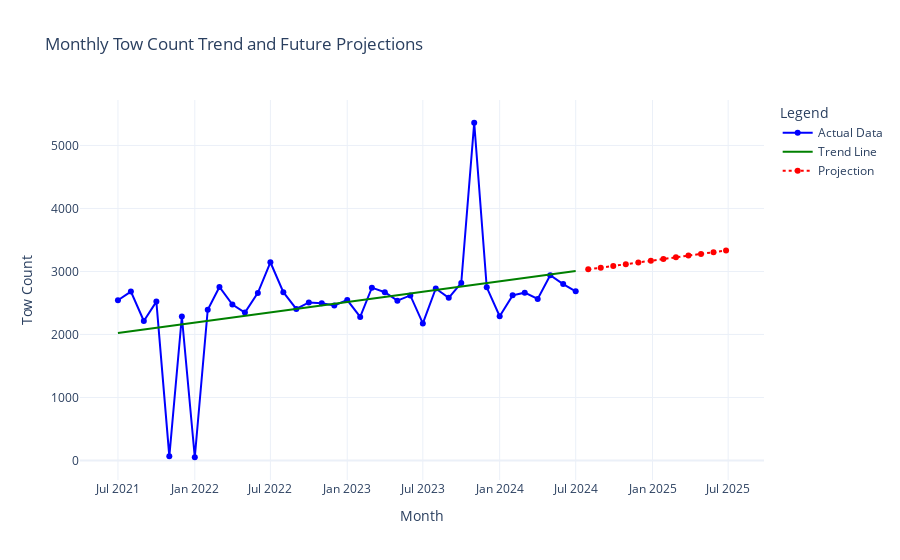

The notebook cell this image was saved under:
### Markdown cell above
The plot with table..

### Code cell
# Create a Plotly graph
graph_fig = go.Figure()

# Add Actual Data
graph_fig.add_trace(go.Scatter(
    x=monthly_tows['Month Start'],
    y=monthly_tows['Tow Count'],
    mode='markers+lines',
    name='Actual Data',
    marker=dict(color='#4c78a8'),
    line=dict(color='#4c78a8')
))

# Add Smoothed Trend Line
graph_fig.add_trace(go.Scatter(
    x=pd.date_range(start=monthly_tows['Month Start'].min(),
                    end=monthly_tows['Month Start'].max(),
                    periods=500),
    y=model.predict(X),
    mode='lines',
    name='Trend Line',
    line=dict(color='#54a24b', dash='solid')
))

# Add Projections
graph_fig.add_trace(go.Scatter(
    x=future_month_dates,
    y=future_predictions,
    mode='markers+lines',
    name='Projection',
    marker=dict(color='#e45756', symbol='circle'),
    line=dict(color='#e45756', dash='dot')
))

# Layout customization for graph
graph_fig.update_layout(
    title='Monthly Tow Count Trend and Future Projections',
    xaxis_title='Month',
    yaxis_title='Tow Count',
    legend_title='Legend',
    template='plotly_white',
    hovermode='x unified',
    font=dict(size=14)
)

# Save the graph alone as HTML
graph_only_path = 'tow_projections_graph.html'
pio.write_html(graph_fig, file=graph_only_path, auto_open=False)

# Create the table for future predictions
table_fig = go.Figure(data=[go.Table(
    header=dict(
        values=["<b>Month Start</b>", "<b>Predicted Tow Count</b>"],
        fill_color='grey',
        align='left',
        font=dict(size=14)
    ),
    cells=dict(
        values=[future_month_df['Month Start'].dt.strftime('%Y-%m-%d'), future_month_df['Predicted Tow Count'].round(2)],
        fill_color='lavender',
        align='left',
        font=dict(size=12)
    )
)])

fig.show()

# Save graph and table together as HTML
combined_html_path = 'tow_projections_with_table.html'
with open(combined_html_path, 'w') as f:
    f.write('<h1>Monthly Tow Count Trend and Future Projections</h1>')
    f.write(graph_fig.to_html(full_html=False, include_plotlyjs='cdn'))
    f.write('<h2>Future Predictions Table</h2>')
    f.write(table_fig.to_html(full_html=False, include_plotlyjs=False))

# Print save locations
print(f"Graph and Table HTML saved at: {combined_html_path}")

### Figure 1 — Plotly figure (JSON) as saved in the notebook; plotly's stock layout.template omitted (floating-point values rounded to 4 significant figures)
{"data": [{"line": {"color": "blue"}, "marker": {"color": "blue"}, "mode": "markers+lines", "name": "Actual Data", "type": "scatter", "x": ["2021-07-01T00:00:00", "2021-08-01T00:00:00", "2021-09-01T00:00:00", "2021-10-01T00:00:00", "2021-11-01T00:00:00", "2021-12-01T00:00:00", "2022-01-01T00:00:00", "2022-02-01T00:00:00", "2022-03-01T00:00:00", "2022-04-01T00:00:00", "2022-05-01T00:00:00", "2022-06-01T00:00:00", "2022-07-01T00:00:00", "2022-08-01T00:00:00", "2022-09-01T00:00:00", "2022-10-01T00:00:00", "2022-11-01T00:00:00", "2022-12-01T00:00:00", "2023-01-01T00:00:00", "2023-02-01T00:00:00", "2023-03-01T00:00:00", "2023-04-01T00:00:00", "2023-05-01T00:00:00", "2023-06-01T00:00:00", "2023-07-01T00:00:00", "2023-08-01T00:00:00", "2023-09-01T00:00:00", "2023-10-01T00:00:00", "2023-11-01T00:00:00", "2023-12-01T00:00:00", "2024-01-01T00:00:00", "2024-02-01T00:00:00", "2024-03-01T00:00:00", "2024-04-01T00:00:00", "2024-05-01T00:00:00", "2024-06-01T00:00:00", "2024-07-01T00:00:00"], "y": [2544, 2681, 2214, 2522, 67, 2285, 52, 2393, 2754, 2475, 2348, 2660, 3146, 2671, 2406, 2508, 2496, 2461, 2547, 2278, 2743, 2671, 2537, 2620, 2176, 2730, 2582, 2818, 5360, 2749, 2290, 2621, 2664, 2564, 2941, 2800, 2685]}, {"line": {"color": "green", "dash": "solid"}, "mode": "lines", "name": "Trend Line", "type": "scatter", "x": ["2021-07-01T00:00:00", "2021-08-01T00:00:00", "2021-09-01T00:00:00", "2021-10-01T00:00:00", "2021-11-01T00:00:00", "2021-12-01T00:00:00", "2022-01-01T00:00:00", "2022-02-01T00:00:00", "2022-03-01T00:00:00", "2022-04-01T00:00:00", "2022-05-01T00:00:00", "2022-06-01T00:00:00", "2022-07-01T00:00:00", "2022-08-01T00:00:00", "2022-09-01T00:00:00", "2022-10-01T00:00:00", "2022-11-01T00:00:00", "2022-12-01T00:00:00", "2023-01-01T00:00:00", "2023-02-01T00:00:00", "2023-03-01T00:00:00", "2023-04-01T00:00:00", "2023-05-01T00:00:00", "2023-06-01T00:00:00", "2023-07-01T00:00:00", "2023-08-01T00:00:00", "2023-09-01T00:00:00", "2023-10-01T00:00:00", "2023-11-01T00:00:00", "2023-12-01T00:00:00", "2024-01-01T00:00:00", "2024-02-01T00:00:00", "2024-03-01T00:00:00", "2024-04-01T00:00:00", "2024-05-01T00:00:00", "2024-06-01T00:00:00", "2024-07-01T00:00:00"], "y": [2024.0, 2051.0, 2079.0, 2106.0, 2133.0, 2160.0, 2188.0, 2215.0, 2242.0, 2270.0, 2297.0, 2324.0, 2351.0, 2379.0, 2406.0, 2433.0, 2461.0, 2488.0, 2515.0, 2542.0, 2570.0, 2597.0, 2624.0, 2652.0, 2679.0, 2706.0, 2733.0, 2761.0, 2788.0, 2815.0, 2843.0, 2870.0, 2897.0, 2924.0, 2952.0, 2979.0, 3006.0]}, {"line": {"color": "red", "dash": "dot"}, "marker": {"color": "red"}, "mode": "markers+lines", "name": "Projection", "type": "scatter", "x": ["2024-07-31T00:00:00", "2024-08-30T00:00:00", "2024-09-29T00:00:00", "2024-10-29T00:00:00", "2024-11-28T00:00:00", "2024-12-28T00:00:00", "2025-01-27T00:00:00", "2025-02-26T00:00:00", "2025-03-28T00:00:00", "2025-04-27T00:00:00", "2025-05-27T00:00:00", "2025-06-26T00:00:00"], "y": [3033.0, 3061.0, 3088.0, 3115.0, 3143.0, 3170.0, 3197.0, 3224.0, 3252.0, 3279.0, 3306.0, 3334.0]}], "layout": {"legend": {"title": {"text": "Legend"}}, "title": {"text": "Monthly Tow Count Trend and Future Projections"}, "xaxis": {"title": {"text": "Month"}}, "yaxis": {"title": {"text": "Tow Count"}}}}
